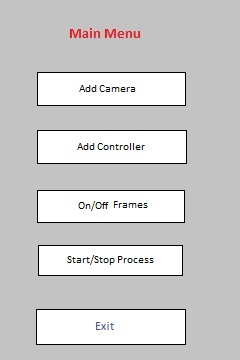
#> input picture OpenCV-VR-Controllers/OpenCV_Controllers/data/menu.jpg, 240 x 360 px, given in place of the camera
$ python side_count.py
#> lines starting #> are read from the running program, lines starting #| are printed output that depends on the picture; after the words box and inside, x2 and y2 are one past the last pixel; in counts of white or black regions, pixels touching at a corner belong together
import cv2
import numpy as np

frameWidth = 480
frameHeight = 360
cap = cv2.VideoCapture(0)
cap.set(3, frameWidth)
cap.set(4, frameHeight)

def empty(a):
    pass

cv2.namedWindow("Parameters")
cv2.resizeWindow("Parameters",640,240)
cv2.createTrackbar("Threshold1","Parameters",23,255,empty)
cv2.createTrackbar("Threshold2","Parameters",20,255,empty)
cv2.createTrackbar("Area","Parameters",5000,30000,empty)

def stackImages(scale,imgArray):
    rows = len(imgArray)
    cols = len(imgArray[0])
    rowsAvailable = isinstance(imgArray[0], list)
    width = imgArray[0][0].shape[1]
    height = imgArray[0][0].shape[0]
    if rowsAvailable:
        for x in range ( 0, rows):
            for y in range(0, cols):
                if imgArray[x][y].shape[:2] == imgArray[0][0].shape [:2]:
                    imgArray[x][y] = cv2.resize(imgArray[x][y], (0, 0), None, scale, scale)
                else:
                    imgArray[x][y] = cv2.resize(imgArray[x][y], (imgArray[0][0].shape[1], imgArray[0][0].shape[0]), None, scale, scale)
                if len(imgArray[x][y].shape) == 2: imgArray[x][y]= cv2.cvtColor( imgArray[x][y], cv2.COLOR_GRAY2BGR)
        imageBlank = np.zeros((height, width, 3), np.uint8)
        hor = [imageBlank]*rows
        hor_con = [imageBlank]*rows
        for x in range(0, rows):
            hor[x] = np.hstack(imgArray[x])
        ver = np.vstack(hor)
    else:
        for x in range(0, rows):
            if imgArray[x].shape[:2] == imgArray[0].shape[:2]:
                imgArray[x] = cv2.resize(imgArray[x], (0, 0), None, scale, scale)
            else:
                imgArray[x] = cv2.resize(imgArray[x], (imgArray[0].shape[1], imgArray[0].shape[0]), None,scale, scale)
            if len(imgArray[x].shape) == 2: imgArray[x] = cv2.cvtColor(imgArray[x], cv2.COLOR_GRAY2BGR)
        hor= np.hstack(imgArray)
        ver = hor
    return ver

def getContours(img,imgContour):
    contours, hierarchy = cv2.findContours(img, cv2.RETR_EXTERNAL, cv2.CHAIN_APPROX_NONE)
    for cnt in contours:
        area = cv2.contourArea(cnt)
        areaMin = cv2.getTrackbarPos("Area", "Parameters")
        if area > areaMin:
            cv2.drawContours(imgContour, cnt, -1, (255, 0, 255), 7)
            peri = cv2.arcLength(cnt, True)
            approx = cv2.approxPolyDP(cnt, 0.02 * peri, True)
            print(len(approx))
            x , y , w, h = cv2.boundingRect(approx)
            cv2.rectangle(imgContour, (x , y ), (x + w , y + h ), (0, 255, 0), 5)

            cv2.putText(imgContour, "Points: " + str(len(approx)), (x + w + 20, y + 20), cv2.FONT_HERSHEY_COMPLEX, .7,
                        (0, 255, 0), 2)
            cv2.putText(imgContour, "Area: " + str(int(area)), (x + w + 20, y + 45), cv2.FONT_HERSHEY_COMPLEX, 0.7,
                        (0, 255, 0), 2)

while True:
    success, img = cap.read()
#> img is the input picture: shape (360, 240, 3); mean B, G, R 204.6, 204.6, 205.2
    imgContour = img.copy()
    imgBlur = cv2.GaussianBlur(img, (7, 7), 1)
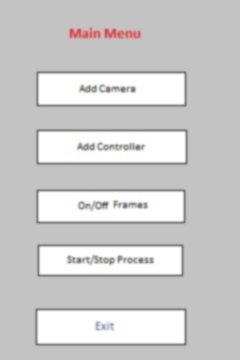
#> imgBlur: shape (360, 240, 3); mean B, G, R 204.6, 204.6, 205.2
    imgGray = cv2.cvtColor(imgBlur, cv2.COLOR_BGR2GRAY)
    threshold1 = cv2.getTrackbarPos("Threshold1", "Parameters")
    threshold2 = cv2.getTrackbarPos("Threshold2", "Parameters")
    imgCanny = cv2.Canny(imgGray,threshold1,threshold2)
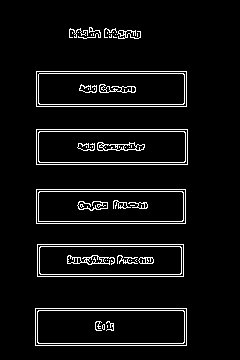
#> imgCanny: shape (360, 240); 5.7% white in thin lines or dots, all inside (x1, y1, x2, y2) = (35, 27, 188, 346)
    kernel = np.ones((5, 5))
    imgDil = cv2.dilate(imgCanny, kernel, iterations=1)
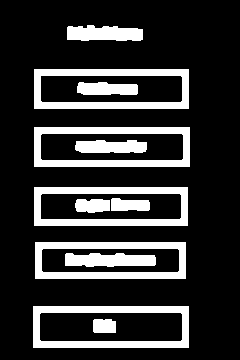
#> imgDil: shape (360, 240); 20.1% white; 12 white regions
    getContours(imgDil,imgContour)
#> in getContours, `contours, hierarchy = cv2.findContours(img, cv2.RETR_EXTERNAL, cv2.CHA..`: contours = 6 contours; box (x1, y1, x2, y2) and area: (33, 306, 189, 348) 6355, (34, 127, 190, 167) 6045, (34, 69, 189, 109) 6006, (34, 187, 188, 226) 5814, (35, 242, 186, 279) 5400, (67, 25, 143, 41) 922
#> in getContours, `area = cv2.contourArea(cnt)`: area = 6355
#> in getContours, `peri = cv2.arcLength(cnt, True)`: peri = 392
#> in getContours, `approx = cv2.approxPolyDP(cnt, 0.02 * peri, True)`: approx = [[33, 306], [33, 347], [188, 347], [188, 306]]
#| 4
#> in getContours, `x , y , w, h = cv2.boundingRect(approx)`: x = 33; y = 306; w = 156; h = 42
#> in getContours, `cv2.putText(imgContour, "Area: " + str(int(area)), (x + w + 20, y + 45..`:
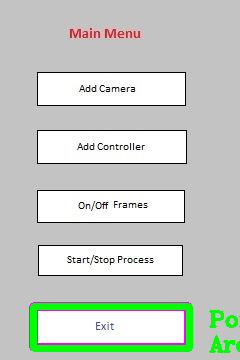
#> imgContour: shape (360, 240, 3); mean B, G, R 198.3, 205.8, 198.9
    imgStack = stackImages(0.8,([img,imgCanny],
                                [imgDil,imgContour]))
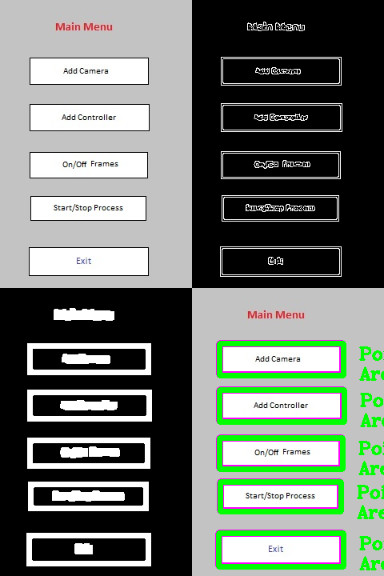
#> imgStack: shape (576, 384, 3); mean B, G, R 110.9, 120.1, 111.2
    cv2.imshow("Result", imgStack)
    if cv2.waitKey(1) & 0xFF == ord('q'):
#> (key q is pressed here)
        break
